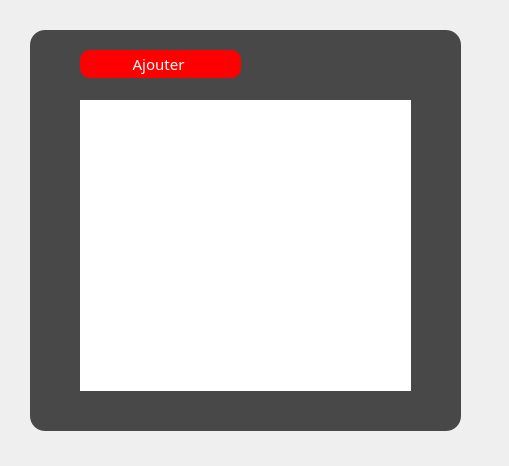
<?xml version="1.0" encoding="UTF-8"?>
<ui version="4.0">
 <class>TypeLogementAdmin</class>
 <widget class="QDialog" name="TypeLogementAdmin">
  <property name="geometry">
   <rect>
    <x>0</x>
    <y>0</y>
    <width>509</width>
    <height>466</height>
   </rect>
  </property>
  <property name="windowTitle">
   <string>Hotel</string>
  </property>
  <property name="windowIcon">
   <iconset resource="image.qrc">
    <normaloff>:/projetimages/projetimages/e.png</normaloff>:/projetimages/projetimages/e.png</iconset>
  </property>
  <property name="styleSheet">
   <string notr="true">QTableView {
selection-background-color:red;
border-radius:15px;
}

QDialog
{
		background-image: url(:/projetimages/projetimages/a.jpg);

}
*{
font-family:centry gothlic ;
font-size:15px;
}
QWidget#widget
{

	background:rgba(0,0,0,0.7);
border-radius:15px;
}
 


QPushButton
 {
     background-color: red;

     border-radius: 10px;

 }


QPushButton
{
color:white;

border-raduis:15px;
}
QPushButton:hover
{

color: white;
border-radius:15px;
background:rgb(255, 85, 127);
}

</string>
  </property>
  <widget class="QWidget" name="widget" native="true">
   <property name="geometry">
    <rect>
     <x>30</x>
     <y>30</y>
     <width>431</width>
     <height>401</height>
    </rect>
   </property>
   <widget class="QTableView" name="tableViewtypelogadmin">
    <property name="geometry">
     <rect>
      <x>50</x>
      <y>70</y>
      <width>331</width>
      <height>291</height>
     </rect>
    </property>
   </widget>
   <widget class="QPushButton" name="ajouterlog_btn">
    <property name="geometry">
     <rect>
      <x>50</x>
      <y>20</y>
      <width>161</width>
      <height>28</height>
     </rect>
    </property>
    <property name="text">
     <string>Ajouter </string>
    </property>
   </widget>
  </widget>
 </widget>
 <resources>
  <include location="image.qrc"/>
 </resources>
 <connections/>
</ui>
